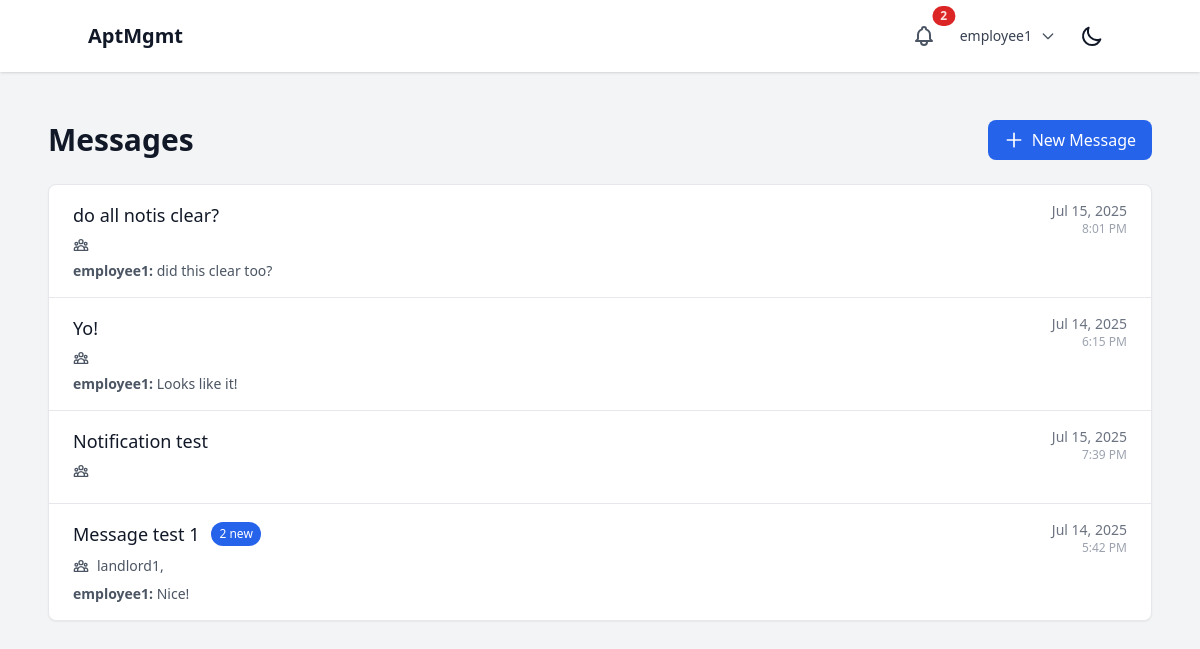
The page /messages/ (signed in) on the database its author committed.
### users/models.py (models this page shows, shortened)
class User(AbstractUser):
    class Role(models.TextChoices):
        SUPERUSER = "SUPERUSER", "Superuser"
        LANDLORD = "LANDLORD", "Landlord"
        EMPLOYEE = "EMPLOYEE", "Employee"
        TENANT = "TENANT", "Tenant"
    role = models.CharField(max_length=50, choices=Role.choices)
    company = models.ForeignKey(Company, on_delete=models.CASCADE, related_name="users", null=True, blank=True)
    property = models.ForeignKey(Property, on_delete=models.SET_NULL, related_name="users", null=True, blank=True)
    apartment_unit = models.ForeignKey('properties.ApartmentUnit', on_delete=models.SET_NULL, null=True, blank=True, related_name="tenant")
    assigned_properties = models.ManyToManyField(
        Property,
        related_name="assigned_employees",
        blank=True,
        help_text="Properties this employee has access to (for employees only)"
    )
    phone_number = models.CharField(max_length=20, blank=True, null=True)
    emergency_contact_name = models.CharField(max_length=100, blank=True, null=True)
    emergency_contact_phone = models.CharField(max_length=20, blank=True, null=True)
    emergency_contact_relationship = models.CharField(max_length=50, blank=True, null=True)

### communication/models.py (models this page shows, shortened)
class MessageThread(models.Model):
    id = models.UUIDField(primary_key=True, default=uuid.uuid4, editable=False)
    participants = models.ManyToManyField(User, related_name="message_threads")
    subject = models.CharField(max_length=200, blank=True)
    created_at = models.DateTimeField(auto_now_add=True)
    updated_at = models.DateTimeField(auto_now=True)
    class Meta:
        ordering = ['-updated_at']
    @property
    def last_message(self):
        return self.messages.first()

class Message(models.Model):
    id = models.UUIDField(primary_key=True, default=uuid.uuid4, editable=False)
    thread = models.ForeignKey(MessageThread, on_delete=models.CASCADE, related_name="messages")
    sender = models.ForeignKey(User, on_delete=models.CASCADE, related_name="sent_messages")
    content = models.TextField()
    created_at = models.DateTimeField(auto_now_add=True)
    is_edited = models.BooleanField(default=False)
    edited_at = models.DateTimeField(null=True, blank=True)
    class Meta:
        ordering = ['-created_at']

### communication/views.py (the view)
# urls.py: path('', views.message_list, name='message_list'),
@login_required
def message_list(request):
    user = request.user
    threads = MessageThread.objects.filter(
        participants=user
    ).prefetch_related(
        'participants', 'messages'
    ).annotate(
        unread_count=Count('messages', filter=Q(
            messages__messagereadstatus__isnull=True,
            messages__messagereadstatus__user=user
        ) | Q(
            ~Q(messages__messagereadstatus__user=user)
        ))
    )
    context = {
        'threads': threads,
        'user': user,
    }
    return render(request, 'communication/message_list.html', context)

### core/context_processors.py (called while the page is built)
def notifications(request):
    if request.user.is_authenticated:
        unread_notifications = Notification.objects.filter(
            recipient=request.user,
            is_read=False
        ).order_by('-created_at')
        recent_unread_notifications = unread_notifications[:5]
        return {
            'unread_notifications_count': unread_notifications.count(),
            'recent_notifications': recent_unread_notifications,
            'has_unread_notifications': unread_notifications.exists(),
        }
    return {
        'unread_notifications_count': 0,
        'recent_notifications': [],
        'has_unread_notifications': False,
    }

### core/templates/communication/message_list.html (shortened to what this page needs)
{% extends 'base.html' %}
{% block content %}
<div class="max-w-7xl mx-auto px-4 sm:px-6 lg:px-8 py-8">
    <div class="flex justify-between items-center mb-6">
        <h1 class="text-3xl font-bold text-gray-900 dark:text-white">Messages</h1>
        <a href="{% url 'communication:new_thread' %}"
           class="bg-blue-600 hover:bg-blue-700 text-white px-4 py-2 rounded-lg flex items-center gap-2 transition duration-200">
            <svg class="w-5 h-5" fill="none" stroke="currentColor" viewBox="0 0 24 24">
                <path stroke-linecap="round" stroke-linejoin="round" stroke-width="2" d="M12 4v16m8-8H4"></path>
            </svg>
            New Message
        </a>
    </div>
    <div class="bg-white dark:bg-gray-800 rounded-lg shadow-sm border border-gray-200 dark:border-gray-700">
        {% if threads %}
            <div class="divide-y divide-gray-200 dark:divide-gray-700">
                {% for thread in threads %}
                <a href="{% url 'communication:thread_detail' thread_id=thread.id %}"
                   class="block hover:bg-gray-50 dark:hover:bg-gray-700 transition duration-200">
                    <div class="px-6 py-4">
                        <div class="flex items-start justify-between">
                            <div class="flex-1 min-w-0">
                                <div class="flex items-center gap-3 mb-2">
                                    <h3 class="text-lg font-medium text-gray-900 dark:text-white truncate">
                                        {{ thread.subject|default:"No Subject" }}
                                    </h3>
                                    {% if thread.unread_count > 0 %}
                                        <span class="bg-blue-600 text-white text-xs px-2 py-1 rounded-full">
                                            {{ thread.unread_count }} new
                                        </span>
                                    {% endif %}
                                </div>
                                <div class="flex items-center gap-2 text-sm text-gray-600 dark:text-gray-400 mb-2">
                                    <span>
                                        {% for participant in thread.participants.all %}
                                            {% if participant != user %}
                                                {{ participant.get_full_name|default:participant.username }}{% if not forloop.last %}, {% endif %}
                                            {% endif %}
                                        {% endfor %}
                                    </span>
                                </div>
                                {% if thread.last_message %}
                                    <p class="text-sm text-gray-600 dark:text-gray-400 truncate">
                                        <strong>{{ thread.last_message.sender.get_full_name|default:thread.last_message.sender.username }}:</strong>
                                        {{ thread.last_message.content|truncatechars:100 }}
                                    </p>
                                {% endif %}
                            </div>
                            <div class="flex flex-col items-end ml-4">
                                <span class="text-sm text-gray-500 dark:text-gray-400">
                                    {{ thread.updated_at|date:"M d, Y" }}
                                </span>
                                <span class="text-xs text-gray-400 dark:text-gray-500">
                                    {{ thread.updated_at|time:"g:i A" }}
                                </span>
                            </div>
                        </div>
                    </div>
                </a>
                {% endfor %}
            </div>
        {% endif %}
    </div>
</div>
{% endblock %}

### core/templates/base.html (shortened to what this page needs)
{% load static %}
<!DOCTYPE html>
<html lang="en" x-data="{ darkMode: localStorage.getItem('darkMode') === 'true' }" x-init="$watch('darkMode', val => localStorage.setItem('darkMode', val))" :class="{ 'dark': darkMode }">
<head>
    <script src="https://cdn.tailwindcss.com"></script>
</head>
<body class="bg-gray-100 dark:bg-gray-900 text-gray-900 dark:text-gray-100">
    <header class="p-4 bg-white dark:bg-gray-800 shadow">
        <div class="container mx-auto flex justify-between items-center">
            {% if user.is_authenticated %}
                <a href="{% url 'core:dashboard_redirect' %}" class="text-xl font-bold hover:text-gray-600 dark:hover:text-gray-300 transition-colors duration-200">AptMgmt</a>
            {% else %}
                <h1 class="text-xl font-bold">AptMgmt</h1>
            {% endif %}
            <div class="flex items-center space-x-4">
                {% if user.is_authenticated %}
                    <div class="relative" x-data="{ open: false }">
                        <button @click="open = !open" class="relative p-2 text-gray-600 dark:text-gray-300 hover:text-gray-900 dark:hover:text-white focus:outline-none focus:ring-2 focus:ring-offset-2 focus:ring-blue-500">
                            {% if has_unread_notifications %}
                            <span class="absolute top-0 right-0 inline-flex items-center justify-center px-2 py-1 text-xs font-bold leading-none text-red-100 transform translate-x-1/2 -translate-y-1/2 bg-red-600 rounded-full">{{ unread_notifications_count }}</span>
                            {% endif %}
                        </button>
                    </div>
                    <div class="relative" x-data="{ open: false }">
                        <button @click="open = !open" class="flex items-center space-x-2 text-sm rounded-full focus:outline-none focus:ring-2 focus:ring-offset-2 focus:ring-blue-500">
                            <span class="text-gray-700 dark:text-gray-300">{{ user.username }}</span>
                            <svg class="w-4 h-4 text-gray-600 dark:text-gray-300" fill="none" stroke="currentColor" viewBox="0 0 24 24">
                                <path stroke-linecap="round" stroke-linejoin="round" stroke-width="2" d="M19 9l-7 7-7-7"></path>
                            </svg>
                        </button>
                    </div>
                {% endif %}
                <button @click="darkMode = !darkMode" class="p-2 rounded-md focus:outline-none focus:ring-2 focus:ring-offset-2 focus:ring-offset-gray-800 focus:ring-white">
                    <svg x-show="!darkMode" class="w-6 h-6" fill="none" stroke="currentColor" viewBox="0 0 24 24" xmlns="http://www.w3.org/2000/svg"><path stroke-linecap="round" stroke-linejoin="round" stroke-width="2" d="M20.354 15.354A9 9 0 018.646 3.646 9.003 9.003 0 0012 21a9.003 9.003 0 008.354-5.646z"></path></svg>
                </button>
            </div>
        </div>
    </header>
    <main class="p-4" id="content">
        {% block content %}{% endblock %}
    </main>
</body>
</html>

### rows shown on the page
User: username "employee1"
MessageThread: subject "do all notis clear?", last_message.sender.get_full_name "employee1", last_message.content "did this clear too?", updated_at "Jul 15, 2025", updated_at "8:01 PM"
MessageThread: subject "Yo!", last_message.sender.get_full_name "employee1", last_message.content "Looks like it!", updated_at "Jul 14, 2025", updated_at "6:15 PM"
MessageThread: subject "Notification test", updated_at "Jul 15, 2025", updated_at "7:39 PM"
MessageThread: subject "Message test 1", unread_count "2", last_message.sender.get_full_name "employee1", last_message.content "Nice!", updated_at "Jul 14, 2025", updated_at "5:42 PM"
User: get_full_name "landlord1"

### other values the page prints
{{ unread_notifications_count }} "2"
